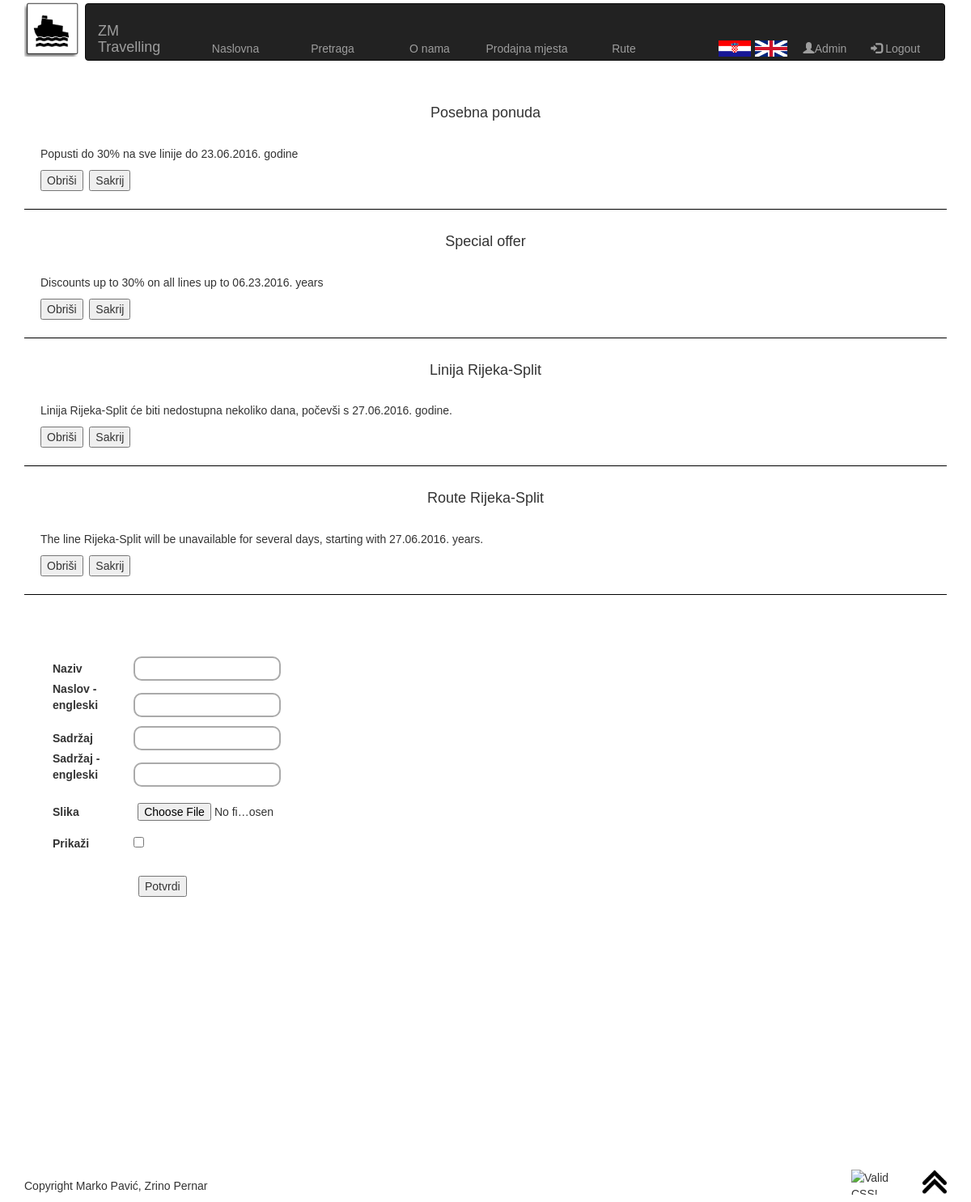
/admin.php (signed in), run on the app's committed database.
### tables this page shows
CREATE TABLE `Vijesti` (
  `ID` int(10) unsigned NOT NULL AUTO_INCREMENT,
  `ID_jezik` varchar(10) NOT NULL,
  `Naslov` varchar(25) NOT NULL,
  `Sadržaj` text NOT NULL,
  `Slika` varchar(25) DEFAULT NULL,
  `Sakrij` tinyint(1) NOT NULL,
  PRIMARY KEY (`ID`)
);

### lang/hrvatski.php (called while the page is built)
<?php
	$lang["home"] = "Naslovna";
	$lang["search"] = "Pretraga";
	$lang["about"] ="O nama";
	$lang["locations"] = "Prodajna mjesta";
	$lang["register"] = "Registracija";
	$lang["login"] = "Login";
	$lang["username"] = "Korisničko ime";
	$lang["password"] = "Lozinka";
	$lang["registerYourself"] = "Registrirajte se";
	$lang["confirm"] = "Potvrdi";
	$lang["name"] = "Ime";
	$lang["surname"] = "Prezime";
	$lang["address"] = "Adresa";
	$lang["place"] = "Mjesto";
	$lang["postal_code"] = "Poštanski broj";
	$lang["phone_number"] = "Broj telefona";
	$lang["email"] = "Email";
	$lang["working_hours"] = "Radno vrijeme";
	$lang["routes"] = "Rute";
	$lang["starting_point"] = "Polazište";
	$lang["destination"] = "Odredište";
	$lang["date"] = "Datum";
	$lang["number_of_passengers"] = "Broj putnika";
	$lang["round-trip_ticket"] = "Povratna karta";
	$lang["search_result"] = "Rezultat pretrage";
	$lang["search_journey_schedule"] = "Pretraga reda plovidbe";
	$lang["hide"] = "Sakrij";
	$lang["delete"] = "Izbriši";
	$lang["title"] = "Naslov";
	$lang["title_on_eng"] = "Naslov - engleski";
	$lang["content"] = "Sadržaj";
	$lang["content_on_eng"] = "Sadržaj - engleski";
	$lang["picture"] = "Slika";
	$lang["show"] = "Prikaži";
	$lang["news"] = "Vijesti";
	$lang["upit"] = "Upit";
	$lang["posalji"] = "Pošalji";
	$lang["contactus"] = "Javite nam se";
	$lang["choose"] = "Izaberi";
	$lang["logout"] = "Logout";
	$lang["login_error"] = "Pogrešno korisničko ime ili lozinka";
	$lang["login_required"] = "Morate se ulogirati da bi nastavili";
	$lang["db_error"] = "Greška u bazi podataka";
	$lang["new_message"] = "Nova vijest";
	$lang["question_added"] = "Upit uspješno dodan";
	$lang["aboutus"] = "O nama";
	$lang["show"]="Prikaži";
	$lang["delete"]="Obriši";
	$lang["admin"] = "Admin";
	$lang["access_privilege"] = "Nemate pravo pristupa!";
	$lang["datetime"] = "Datum i vrijeme";
	$lang["yes"] = "Da";
	$lang["no"] = "Ne";
	$lang["buy_ticket"] = "Kupi kartu";
	$lang["title"] = "Naziv";
	$lang["no_results"] = "Nema rezultata";
	$lang["error"] = "Greška";
	$lang["about_content"] = "ZM Travelling je agencija koja pruža usluge prijevoza, transporta ljudi i robe putem morskih linija.<br>Osnovana je 01. ožujka 1994. godine u Rijeci, a nastala je spajanjem nove agencije M i ostatka bivše jugoslavenske mornarice Z.<br>U mirno doba, cilj agencije je spajanje ugodnosti klasičnih prijevoznika te sigurnosti ratne mornarice.";
?>

### admin_content.php (the view, shortened to what this page needs)
<div id="prodajna_mjesta">
<?php
		if($_SESSION["admin"] == 1)
		{
			echo '<form action="brisi.php" method="POST">';
			$mysqli = new mysqli("localhost","root","root","Seminar2");
			if (!($stmt = $mysqli->prepare("SELECT * FROM Vijesti")))
				{
					echo $lang["db_error"];
					exit(1);
				}
				if (!$stmt->execute())
				{
				    echo $lang["db_error"];
				    exit(3);
				}
				$stmt->bind_result($col1,$col2,$col3,$col4,$col5,$col6);
				while ($stmt->fetch())
				{
				$col1 = htmlentities($col1, ENT_QUOTES | ENT_HTML5, 'UTF-8');
				$col3 = htmlentities($col3, ENT_QUOTES | ENT_HTML5, 'UTF-8');
				$col4 = htmlentities($col4, ENT_QUOTES | ENT_HTML5, 'UTF-8');
				$col6 = htmlentities($col6, ENT_QUOTES | ENT_HTML5, 'UTF-8');
					echo '<div class="prodajno_mjesto" id=' .$col1 . '>
					<h4> '. $col3 .'</h4> </br>
					<p>'.  $col4 .' </p>
					<button name="brisi" id='.$col1.' type="submit" value='.$col1.'> ' . $lang["delete"] . ' </button>
					<label for="sakrij">&nbsp </label>';
					if($col6 == 1)
						echo '<button name="prikazi" type="submit" value="'.$col1.'"> ' . $lang["show"] . ' </button>';
					else
						echo '<button name="sakrij" type="submit" value='.$col1.'>' . $lang["hide"] . ' </button>';
					echo '</div>';
				}
			    echo '</form>
		</div>
	<div id="forma" style="margin-top:0px;">
		<h4> <?php echo $lang["new_message"]; ?> </h4>
		<br>
		<form action="nova_vijest.php" enctype="multipart/form-data" method="POST">
			<label for="naslov"> '.$lang["title"].'</label>
			<input type="text" name="naslov" required> </br>
			<label for="naslov_eng">' .$lang["title_on_eng"] .'</label>
			<input type="text" name="naslov_eng" required> </br>
			<label for="sadrzaj">'.$lang["content"].'</label>
			<input type="text" name="sadrzaj" required></br>
			<label for="sadrzaj_eng">'.$lang["content_on_eng"].'</label>
			<input type="text" name="sadrzaj_eng" required></br>
			<label for="slika">'.$lang["picture"].'</label>
			<input type="hidden" name="MAX_FILE_SIZE" value="4194304"/>
			<input type="file" id="slika" name="slika"/></br>
			<input type="hidden" name="prikazi" value="0" />
			<label for="prikazi">'.$lang["show"].'</label>
			<input type="checkbox" name="prikazi" value="1"> </br><br>
			<input type="submit" value="'. $lang["confirm"].'" style="margin-left:106px">
		</form>
	</div>';
		}
		else
		{
			echo "<br>" . $lang["access_privilege"] ."<br><br><br><br><br><br><br><br><br><br><br><br><br><br><br><br><br><br><br><br>";
		}
?>

### style.css (style rules this page uses)
﻿html,body { margin:0; padding:0; height:100%; font-family:"Lucida Sans Unicode", "Lucida Grande", sans-serif; }
#forma { margin-top:75px; height:80vh; background-color:white; border-radius:50px; padding:35px; }
#forma input[type=text],input[type=date],input[type=password],input[type=number] { width:17%; height:2%; margin-top: 1%; border: none; border:solid 2px #aaa; border-radius: 10px; padding:5px; }
#forma input[type=checkbox] { margin:15px; margin-left:0px; }
#forma input[type=file] { margin:15px; width:17%; padding:5px; display:inline; margin-left:0px; margin-bottom:0px; }
#forma label { width:9%; }
#prodajna_mjesta { margin-top:100px; }
.prodajno_mjesto { margin-left:0px; border-bottom:solid 1px black; background-color:white; padding:20px; }
h4 { text-align:center; }

### data on the page
vijesti: Naslov "Posebna ponuda", Sadržaj "Popusti do 30% na sve linije do 23.06.2016. godine", $col1 11 (drawn)
vijesti: Naslov "Special offer", Sadržaj "Discounts up to 30% on all lines up to 06.23.2016. years", $col1 12 (drawn)
vijesti: Naslov "Linija Rijeka-Split", Sadržaj "Linija Rijeka-Split će biti nedostupna nekoliko dana, počevši s 27.06.2016. godine.", $col1 13 (drawn)
vijesti: Naslov "Route Rijeka-Split", Sadržaj "The line Rijeka-Split will be unavailable for several days, starting with 27.06.2016. years.", $col1 14 (drawn)

### other printed values
$lang["home"] "Naslovna"
$lang["search"] "Pretraga"
$lang["about"] "O nama"
$lang["locations"] "Prodajna mjesta"
$lang["routes"] "Rute"
$lang["admin"] "Admin"
$loginout "Logout"
$lang["title"] "Naziv"
$lang["title_on_eng"] "Naslov - engleski"
$lang["content"] "Sadržaj"
$lang["content_on_eng"] "Sadržaj - engleski"
$lang["picture"] "Slika"
$lang["show"] "Prikaži"
